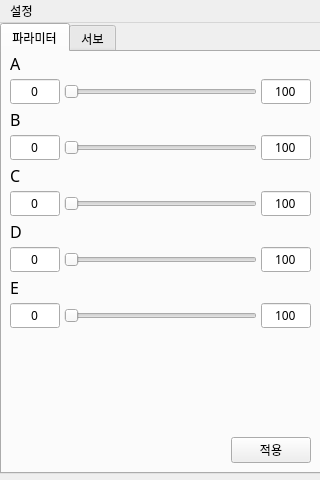
<?xml version="1.0" encoding="UTF-8"?>
<ui version="4.0">
 <class>IED_Framework_Simulator</class>
 <widget class="QMainWindow" name="IED_Framework_Simulator">
  <property name="geometry">
   <rect>
    <x>0</x>
    <y>0</y>
    <width>320</width>
    <height>480</height>
   </rect>
  </property>
  <property name="sizePolicy">
   <sizepolicy hsizetype="Fixed" vsizetype="Fixed">
    <horstretch>0</horstretch>
    <verstretch>0</verstretch>
   </sizepolicy>
  </property>
  <property name="minimumSize">
   <size>
    <width>320</width>
    <height>480</height>
   </size>
  </property>
  <property name="maximumSize">
   <size>
    <width>320</width>
    <height>480</height>
   </size>
  </property>
  <property name="font">
   <font>
    <family>맑은 고딕</family>
   </font>
  </property>
  <property name="windowTitle">
   <string>Settings</string>
  </property>
  <widget class="QWidget" name="centralwidget">
   <widget class="QTabWidget" name="tabWidget">
    <property name="geometry">
     <rect>
      <x>0</x>
      <y>0</y>
      <width>321</width>
      <height>451</height>
     </rect>
    </property>
    <property name="currentIndex">
     <number>0</number>
    </property>
    <widget class="QWidget" name="parameters">
     <attribute name="title">
      <string>파라미터</string>
     </attribute>
     <widget class="QWidget" name="verticalLayoutWidget">
      <property name="geometry">
       <rect>
        <x>0</x>
        <y>0</y>
        <width>321</width>
        <height>411</height>
       </rect>
      </property>
      <layout class="QVBoxLayout" name="verticalLayout" stretch="0,2,0,2,0,2,0,2,0,2,0,0">
       <property name="spacing">
        <number>4</number>
       </property>
       <property name="leftMargin">
        <number>8</number>
       </property>
       <property name="rightMargin">
        <number>12</number>
       </property>
       <item>
        <widget class="QLabel" name="label_a">
         <property name="font">
          <font>
           <family>맑은 고딕</family>
           <pointsize>12</pointsize>
          </font>
         </property>
         <property name="text">
          <string>A</string>
         </property>
        </widget>
       </item>
       <item>
        <layout class="QHBoxLayout" name="horizontalLayout_2" stretch="0,1,0">
         <property name="sizeConstraint">
          <enum>QLayout::SetDefaultConstraint</enum>
         </property>
         <property name="leftMargin">
          <number>0</number>
         </property>
         <item>
          <widget class="QLineEdit" name="lineEdit_A_lower">
           <property name="sizePolicy">
            <sizepolicy hsizetype="Fixed" vsizetype="Fixed">
             <horstretch>0</horstretch>
             <verstretch>0</verstretch>
            </sizepolicy>
           </property>
           <property name="minimumSize">
            <size>
             <width>50</width>
             <height>0</height>
            </size>
           </property>
           <property name="maximumSize">
            <size>
             <width>50</width>
             <height>16777215</height>
            </size>
           </property>
           <property name="text">
            <string>0</string>
           </property>
           <property name="alignment">
            <set>Qt::AlignCenter</set>
           </property>
          </widget>
         </item>
         <item>
          <widget class="QSlider" name="horizontalSlider">
           <property name="sizePolicy">
            <sizepolicy hsizetype="Expanding" vsizetype="Fixed">
             <horstretch>0</horstretch>
             <verstretch>0</verstretch>
            </sizepolicy>
           </property>
           <property name="maximumSize">
            <size>
             <width>16777215</width>
             <height>16777215</height>
            </size>
           </property>
           <property name="orientation">
            <enum>Qt::Horizontal</enum>
           </property>
          </widget>
         </item>
         <item>
          <widget class="QLineEdit" name="lineEdit_A_upper">
           <property name="sizePolicy">
            <sizepolicy hsizetype="Fixed" vsizetype="Fixed">
             <horstretch>0</horstretch>
             <verstretch>0</verstretch>
            </sizepolicy>
           </property>
           <property name="minimumSize">
            <size>
             <width>50</width>
             <height>0</height>
            </size>
           </property>
           <property name="maximumSize">
            <size>
             <width>50</width>
             <height>16777215</height>
            </size>
           </property>
           <property name="text">
            <string>100</string>
           </property>
           <property name="alignment">
            <set>Qt::AlignCenter</set>
           </property>
          </widget>
         </item>
        </layout>
       </item>
       <item>
        <widget class="QLabel" name="label_b">
         <property name="font">
          <font>
           <family>맑은 고딕</family>
           <pointsize>12</pointsize>
          </font>
         </property>
         <property name="text">
          <string>B</string>
         </property>
        </widget>
       </item>
       <item>
        <layout class="QHBoxLayout" name="horizontalLayout_3" stretch="0,1,0">
         <property name="sizeConstraint">
          <enum>QLayout::SetDefaultConstraint</enum>
         </property>
         <property name="leftMargin">
          <number>0</number>
         </property>
         <item>
          <widget class="QLineEdit" name="lineEdit_B_lower">
           <property name="sizePolicy">
            <sizepolicy hsizetype="Fixed" vsizetype="Fixed">
             <horstretch>0</horstretch>
             <verstretch>0</verstretch>
            </sizepolicy>
           </property>
           <property name="minimumSize">
            <size>
             <width>50</width>
             <height>0</height>
            </size>
           </property>
           <property name="maximumSize">
            <size>
             <width>50</width>
             <height>16777215</height>
            </size>
           </property>
           <property name="text">
            <string>0</string>
           </property>
           <property name="alignment">
            <set>Qt::AlignCenter</set>
           </property>
          </widget>
         </item>
         <item>
          <widget class="QSlider" name="horizontalSlider_6">
           <property name="sizePolicy">
            <sizepolicy hsizetype="Expanding" vsizetype="Fixed">
             <horstretch>0</horstretch>
             <verstretch>0</verstretch>
            </sizepolicy>
           </property>
           <property name="maximumSize">
            <size>
             <width>16777215</width>
             <height>16777215</height>
            </size>
           </property>
           <property name="orientation">
            <enum>Qt::Horizontal</enum>
           </property>
          </widget>
         </item>
         <item>
          <widget class="QLineEdit" name="lineEdit_B_upper">
           <property name="sizePolicy">
            <sizepolicy hsizetype="Fixed" vsizetype="Fixed">
             <horstretch>0</horstretch>
             <verstretch>0</verstretch>
            </sizepolicy>
           </property>
           <property name="minimumSize">
            <size>
             <width>50</width>
             <height>0</height>
            </size>
           </property>
           <property name="maximumSize">
            <size>
             <width>50</width>
             <height>16777215</height>
            </size>
           </property>
           <property name="text">
            <string>100</string>
           </property>
           <property name="alignment">
            <set>Qt::AlignCenter</set>
           </property>
          </widget>
         </item>
        </layout>
       </item>
       <item>
        <widget class="QLabel" name="label_c">
         <property name="font">
          <font>
           <family>맑은 고딕</family>
           <pointsize>12</pointsize>
          </font>
         </property>
         <property name="text">
          <string>C</string>
         </property>
        </widget>
       </item>
       <item>
        <layout class="QHBoxLayout" name="horizontalLayout_4" stretch="0,1,0">
         <property name="sizeConstraint">
          <enum>QLayout::SetDefaultConstraint</enum>
         </property>
         <property name="leftMargin">
          <number>0</number>
         </property>
         <item>
          <widget class="QLineEdit" name="lineEdit_C_lower">
           <property name="sizePolicy">
            <sizepolicy hsizetype="Fixed" vsizetype="Fixed">
             <horstretch>0</horstretch>
             <verstretch>0</verstretch>
            </sizepolicy>
           </property>
           <property name="minimumSize">
            <size>
             <width>50</width>
             <height>0</height>
            </size>
           </property>
           <property name="maximumSize">
            <size>
             <width>50</width>
             <height>16777215</height>
            </size>
           </property>
           <property name="text">
            <string>0</string>
           </property>
           <property name="alignment">
            <set>Qt::AlignCenter</set>
           </property>
          </widget>
         </item>
         <item>
          <widget class="QSlider" name="horizontalSlider_2">
           <property name="sizePolicy">
            <sizepolicy hsizetype="Expanding" vsizetype="Fixed">
             <horstretch>0</horstretch>
             <verstretch>0</verstretch>
            </sizepolicy>
           </property>
           <property name="maximumSize">
            <size>
             <width>16777215</width>
             <height>16777215</height>
            </size>
           </property>
           <property name="orientation">
            <enum>Qt::Horizontal</enum>
           </property>
          </widget>
         </item>
         <item>
          <widget class="QLineEdit" name="lineEdit_C_upper">
           <property name="sizePolicy">
            <sizepolicy hsizetype="Fixed" vsizetype="Fixed">
             <horstretch>0</horstretch>
             <verstretch>0</verstretch>
            </sizepolicy>
           </property>
           <property name="minimumSize">
            <size>
             <width>50</width>
             <height>0</height>
            </size>
           </property>
           <property name="maximumSize">
            <size>
             <width>50</width>
             <height>16777215</height>
            </size>
           </property>
           <property name="text">
            <string>100</string>
           </property>
           <property name="alignment">
            <set>Qt::AlignCenter</set>
           </property>
          </widget>
         </item>
        </layout>
       </item>
       <item>
        <widget class="QLabel" name="label_d">
         <property name="font">
          <font>
           <family>맑은 고딕</family>
           <pointsize>12</pointsize>
          </font>
         </property>
         <property name="text">
          <string>D</string>
         </property>
        </widget>
       </item>
       <item>
        <layout class="QHBoxLayout" name="horizontalLayout_5" stretch="0,1,0">
         <property name="sizeConstraint">
          <enum>QLayout::SetDefaultConstraint</enum>
         </property>
         <property name="leftMargin">
          <number>0</number>
         </property>
         <item>
          <widget class="QLineEdit" name="lineEdit_D_lower">
           <property name="sizePolicy">
            <sizepolicy hsizetype="Fixed" vsizetype="Fixed">
             <horstretch>0</horstretch>
             <verstretch>0</verstretch>
            </sizepolicy>
           </property>
           <property name="minimumSize">
            <size>
             <width>50</width>
             <height>0</height>
            </size>
           </property>
           <property name="maximumSize">
            <size>
             <width>50</width>
             <height>16777215</height>
            </size>
           </property>
           <property name="text">
            <string>0</string>
           </property>
           <property name="alignment">
            <set>Qt::AlignCenter</set>
           </property>
          </widget>
         </item>
         <item>
          <widget class="QSlider" name="horizontalSlider_3">
           <property name="sizePolicy">
            <sizepolicy hsizetype="Expanding" vsizetype="Fixed">
             <horstretch>0</horstretch>
             <verstretch>0</verstretch>
            </sizepolicy>
           </property>
           <property name="maximumSize">
            <size>
             <width>16777215</width>
             <height>16777215</height>
            </size>
           </property>
           <property name="orientation">
            <enum>Qt::Horizontal</enum>
           </property>
          </widget>
         </item>
         <item>
          <widget class="QLineEdit" name="lineEdit_D_upper">
           <property name="sizePolicy">
            <sizepolicy hsizetype="Fixed" vsizetype="Fixed">
             <horstretch>0</horstretch>
             <verstretch>0</verstretch>
            </sizepolicy>
           </property>
           <property name="minimumSize">
            <size>
             <width>50</width>
             <height>0</height>
            </size>
           </property>
           <property name="maximumSize">
            <size>
             <width>50</width>
             <height>16777215</height>
            </size>
           </property>
           <property name="text">
            <string>100</string>
           </property>
           <property name="alignment">
            <set>Qt::AlignCenter</set>
           </property>
          </widget>
         </item>
        </layout>
       </item>
       <item>
        <widget class="QLabel" name="label_f">
         <property name="font">
          <font>
           <family>맑은 고딕</family>
           <pointsize>12</pointsize>
          </font>
         </property>
         <property name="text">
          <string>E</string>
         </property>
        </widget>
       </item>
       <item>
        <layout class="QHBoxLayout" name="horizontalLayout_6" stretch="0,1,0">
         <property name="sizeConstraint">
          <enum>QLayout::SetDefaultConstraint</enum>
         </property>
         <property name="leftMargin">
          <number>0</number>
         </property>
         <item>
          <widget class="QLineEdit" name="lineEdit_E_lower">
           <property name="sizePolicy">
            <sizepolicy hsizetype="Fixed" vsizetype="Fixed">
             <horstretch>0</horstretch>
             <verstretch>0</verstretch>
            </sizepolicy>
           </property>
           <property name="minimumSize">
            <size>
             <width>50</width>
             <height>0</height>
            </size>
           </property>
           <property name="maximumSize">
            <size>
             <width>50</width>
             <height>16777215</height>
            </size>
           </property>
           <property name="text">
            <string>0</string>
           </property>
           <property name="alignment">
            <set>Qt::AlignCenter</set>
           </property>
          </widget>
         </item>
         <item>
          <widget class="QSlider" name="horizontalSlider_4">
           <property name="sizePolicy">
            <sizepolicy hsizetype="Expanding" vsizetype="Fixed">
             <horstretch>0</horstretch>
             <verstretch>0</verstretch>
            </sizepolicy>
           </property>
           <property name="maximumSize">
            <size>
             <width>16777215</width>
             <height>16777215</height>
            </size>
           </property>
           <property name="orientation">
            <enum>Qt::Horizontal</enum>
           </property>
          </widget>
         </item>
         <item>
          <widget class="QLineEdit" name="lineEdit_E_upper">
           <property name="sizePolicy">
            <sizepolicy hsizetype="Fixed" vsizetype="Fixed">
             <horstretch>0</horstretch>
             <verstretch>0</verstretch>
            </sizepolicy>
           </property>
           <property name="minimumSize">
            <size>
             <width>50</width>
             <height>0</height>
            </size>
           </property>
           <property name="maximumSize">
            <size>
             <width>50</width>
             <height>16777215</height>
            </size>
           </property>
           <property name="text">
            <string>100</string>
           </property>
           <property name="alignment">
            <set>Qt::AlignCenter</set>
           </property>
          </widget>
         </item>
        </layout>
       </item>
       <item>
        <spacer name="verticalSpacer">
         <property name="orientation">
          <enum>Qt::Vertical</enum>
         </property>
         <property name="sizeHint" stdset="0">
          <size>
           <width>20</width>
           <height>40</height>
          </size>
         </property>
        </spacer>
       </item>
       <item>
        <layout class="QHBoxLayout" name="horizontalLayout">
         <property name="spacing">
          <number>8</number>
         </property>
         <item>
          <spacer name="horizontalSpacer">
           <property name="orientation">
            <enum>Qt::Horizontal</enum>
           </property>
           <property name="sizeHint" stdset="0">
            <size>
             <width>40</width>
             <height>20</height>
            </size>
           </property>
          </spacer>
         </item>
         <item>
          <widget class="QPushButton" name="button_apply">
           <property name="enabled">
            <bool>true</bool>
           </property>
           <property name="text">
            <string>적용</string>
           </property>
          </widget>
         </item>
        </layout>
       </item>
      </layout>
     </widget>
    </widget>
    <widget class="QWidget" name="servo">
     <attribute name="title">
      <string>서보</string>
     </attribute>
    </widget>
   </widget>
  </widget>
  <widget class="QMenuBar" name="menubar">
   <property name="enabled">
    <bool>true</bool>
   </property>
   <property name="geometry">
    <rect>
     <x>0</x>
     <y>0</y>
     <width>320</width>
     <height>26</height>
    </rect>
   </property>
   <widget class="QMenu" name="menu">
    <property name="title">
     <string>설정</string>
    </property>
    <addaction name="action_reset"/>
   </widget>
   <addaction name="menu"/>
  </widget>
  <action name="action_reset">
   <property name="text">
    <string>시뮬레이션 초기화</string>
   </property>
   <property name="iconText">
    <string>Reset</string>
   </property>
   <property name="font">
    <font>
     <family>맑은 고딕</family>
    </font>
   </property>
  </action>
 </widget>
 <resources/>
 <connections/>
</ui>
